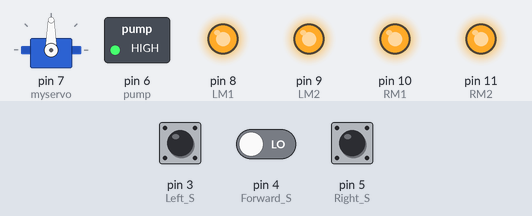
The sketch below on a simulated Arduino Uno, built with avr-gcc and run on an emulated ATmega328P. Shown: servo, switched loads named in the sketch (green lamp = pin HIGH), output pins drawn as LEDs (lit = HIGH). The inputs (shaded band) are chosen by the test bench; at power-on: pin 4 (Forward_S) LOW, pin 3 (Left_S) LOW, pin 5 (Right_S) LOW.

Above: at 3.8 s.
6.7 s: pin 4 (Forward_S) driven HIGH
At 7.31 s:
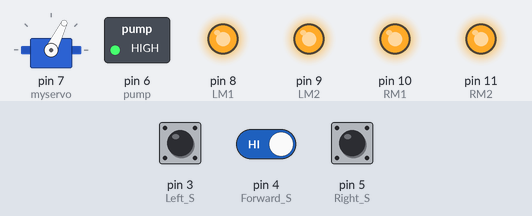
At 9.7 s:
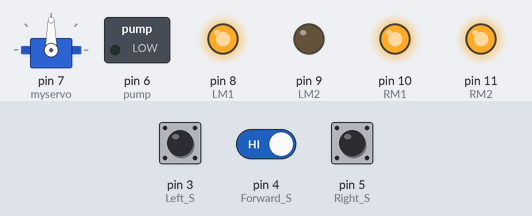
10.5 s: pin 3 (Left_S) pulled HIGH for 3 s
At 11.1 s:
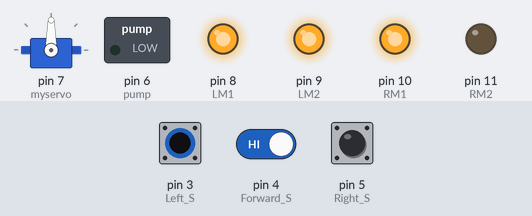
Timing chart, 0 to 15.1 s (numbered marks = the images above; inputs shaded):
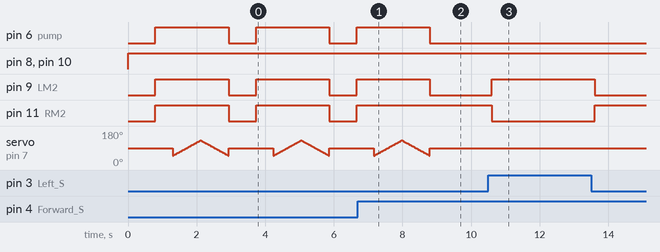

The sketch:

code_Project_7.ino
```cpp
/*
 By:Farkad Adnan
 E-mail: farkad.hpfa95@gmail.com
 inst : farkadadnan
 #farkadadnan , #farkad_adnan , فرقد عدنان#
 FaceBook: كتاب عالم الاردوينو
 inst : arduinobook
 #كتاب_عالم_الاردوينو  #كتاب_عالم_الآردوينو
 */


#include <Servo.h>
Servo myservo;
int pos = 0;
boolean fire = false;
#define Right_S 5
#define Forward_S 4
#define Left_S 3

#define LM1 8
#define LM2 9
#define RM1 10
#define RM2 11

#define pump 6
void setup(){
  pinMode(Left_S, INPUT);
  pinMode(Right_S, INPUT);
  pinMode(Forward_S, INPUT);
  pinMode(LM1, OUTPUT);
  pinMode(LM2, OUTPUT);
  pinMode(RM1, OUTPUT);
  pinMode(RM2, OUTPUT);
  pinMode(pump, OUTPUT);
  myservo.attach(7);
  myservo.write(90);
}
void put_off_fire(){
    delay (500);
    digitalWrite(LM1, HIGH);
    digitalWrite(LM2, HIGH);
    digitalWrite(RM1, HIGH);
    digitalWrite(RM2, HIGH);
   digitalWrite(pump, HIGH); delay(500);
    for (pos = 50; pos <= 130; pos += 1) {
    myservo.write(pos);
    delay(10);
  }
  for (pos = 130; pos >= 50; pos -= 1) {
    myservo.write(pos);
    delay(10);
  }
  digitalWrite(pump,LOW);
  myservo.write(90);
  fire=false;
}
void loop(){
   myservo.write(90);
    if (digitalRead(Left_S) ==1 && digitalRead(Right_S)==1 && digitalRead(Forward_S) ==1)     {
    digitalWrite(LM1, HIGH);
    digitalWrite(LM2, HIGH);
    digitalWrite(RM1, HIGH);
    digitalWrite(RM2, HIGH);
    }
    else if (digitalRead(Forward_S) ==0) {
    digitalWrite(LM1, HIGH);
    digitalWrite(LM2, LOW);
    digitalWrite(RM1, HIGH);
    digitalWrite(RM2, LOW);
   fire = true;
    }
    else if (digitalRead(Left_S) ==0){
    digitalWrite(LM1, HIGH);
    digitalWrite(LM2, LOW);
    digitalWrite(RM1, HIGH);
    digitalWrite(RM2, HIGH);
    }
   else if (digitalRead(Right_S) ==0){
    digitalWrite(LM1, HIGH);
    digitalWrite(LM2, HIGH);
    digitalWrite(RM1, HIGH);
    digitalWrite(RM2, LOW);
    }
delay(300);
     while (fire == true){
      put_off_fire();
     }
}
```

Measured:
- after the input at 6.7 s, pin 6 (pump), pin 9 (LM2): goes on until 8.8 s, then stays LOW; pin 11 (RM2): stays HIGH (without the input it goes to LOW after 2.1 s)
- after the input at 10.5 s, pin 9 (LM2): LOW → HIGH after 0.10 s, → LOW 3.0 s later; pin 11 (RM2): HIGH → LOW after 0.10 s, → HIGH 3.0 s later
- by itself, pin 6 (pump), pin 9 (LM2), pin 11 (RM2): alternates HIGH for 2.1 s and LOW for 0.80 s
